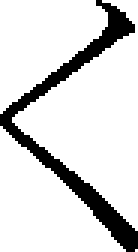
#> input picture templates/hiragana/mincho/12367.bmp, 46 x 84 px (shown 3 times larger)
$ python -i recognize.py   (imports and definitions only)   (Python 2 division)   (older library calls are emulated)
#> lines starting #> are read from the running program, lines starting #| are printed output that depends on the picture; after the words box and inside, x2 and y2 are one past the last pixel; in counts of white or black regions, pixels touching at a corner belong together
  # -*- coding: utf-8 -*-
from PIL import Image
from PIL import ImageChops
from PIL import ImageOps
from sys import argv
from islands import find_islands
import psycopg2
from os import listdir
from time import clock
import split_images

AVG_BIG_TEMPLATE_HEIGHT = 80
THRESHOLD_OFFSET = 20
verbose = True
LAST_TIME = None
TOTAL_TIME = []
ISLAND_MODE = True
mode = None

# [1 line that did not run here, left out]
# [1 line that did not run here, left out]

if len(argv) == 3:
    script, img, mode = argv

# [5 lines left out: function open_threshold_save, not called in this run]

def save_image(im, filename, filetype):
    im.save(filename, filetype)

# [324 lines left out: functions sample_corners, resize_image, threshold_image, crop_image, process_image, compare_to_template and 7 more, not called in this run]

def print_total_time():
    global TOTAL_TIME
    print "\nTotal time:", sum(TOTAL_TIME)

# [59 lines left out: functions ocr_image, main, not called in this run]

# [2 lines not run here, left out]

>>> from PIL import Image
>>> picture = Image.open('../templates/hiragana/mincho/12367.bmp')
#> picture is the input picture: PIL image 46x84 L; 85% white; 1 black region, box (x1, y1, x2, y2) and area: (0, 0, 46, 84) 578
>>> result = ocr_image(picture)
#> in sample_corners, `pixel_data = list(im.getdata())`: pixel_data = 3864 values, max 255 at index 0, min 0 at index 32, mean 216.9
#> in sample_corners, `im_avg = sum(pixel_data)/len(pixel_data) - THRESHOLD_OFFSET`: im_avg = 196
#> in sample_corners, `corner_data = list(corner1.getdata()) + list(corner2.getdata()) + list..`: corner_data = 36 values, max 255 at index 0, min 0 at index 27, mean 198.3
#> in sample_corners, `corner_avg = sum(corner_data)/len(corner_data) - THRESHOLD_OFFSET`: corner_avg = 178
#> in ocr_image, `im = ImageChops.invert(im)`: im: PIL image 46x84 L; 15% white; 1 white region, box (x1, y1, x2, y2) and area: (0, 0, 46, 84) 578
#> in process_image, `pixel_data = list(im.getdata())`: pixel_data = 3864 values, max 255 at index 32, min 0 at index 0, mean 38.14
#> in process_image, `avg = sum(pixel_data)/len(pixel_data) - THRESHOLD_OFFSET`: avg = 18
#> in resize_image, `im.thumbnail(size, Image.ANTIALIAS)`:
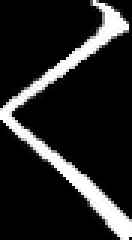
#> im: PIL image 44x80 L (shown 3 times larger); min 0, max 255, mean 37.9
#> after the loop in threshold_image, `for i in range(im_y):`:
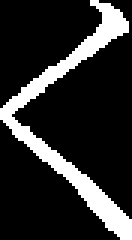
#> im: PIL image 44x80 L (shown 3 times larger); 17.6% white; 1 white region, box (x1, y1, x2, y2) and area: (0, 0, 44, 80) 621
#> after the loop in threshold_image, `for i in range(im_y):`: black_pixels = 2899 pairs, first value 0 to 43, second value 0 to 79
#> in crop_image, `upper = black_pixels[0][1]`: upper = 0
#> in crop_image, `lower = black_pixels[-1][1]`: lower = 79
#> the loop in crop_image, `for x, y in black_pixels:` made 2899 passes
#> after the loop in crop_image, `for x, y in black_pixels:`: max_x = 43; min_x = 0
#> in crop_image, `box = (min_x, upper, max_x+1, lower+1)`: box = (0, 0, 44, 80)
#> (the run stopped early here; a loop or call above may not have finished)

$ run again, on templates/hiragana/mincho/12416.bmp
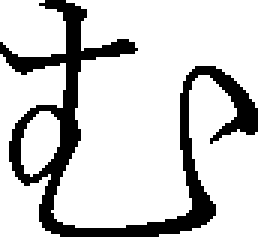
#> input picture templates/hiragana/mincho/12416.bmp, 86 x 79 px (shown 3 times larger)
#> picture is the input picture: PIL image 86x79 L; 80.6% white; 1 black region, box (x1, y1, x2, y2) and area: (0, 0, 86, 79) 1318
#> in sample_corners, `pixel_data = list(im.getdata())`: pixel_data = 6794 values, max 255 at index 0, min 0 at index 15, mean 205.5
#> im_avg = 185
#> corner_data = 36 values from 255 to 255
#> corner_avg = 235
#> avg = 185
#> in resize_image, `out = im.resize((int(im_x*big_ratio), int(im_y*big_ratio)), Image.ANTI..`:
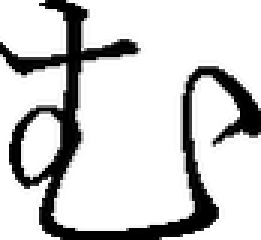
#> out: PIL image 87x80 L (shown 3 times larger); min 0, max 255, mean 205.5
#> after the loop in threshold_image, `for i in range(im_y):`:
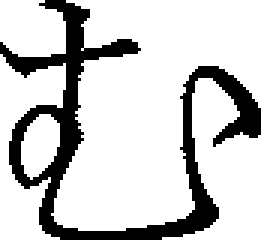
#> im: PIL image 87x80 L (shown 3 times larger); 79.5% white; 1 black region, box (x1, y1, x2, y2) and area: (0, 0, 87, 80) 1429
#> after the loop in threshold_image, `for i in range(im_y):`: black_pixels = 1429 pairs, first value 0 to 86, second value 0 to 79
#> upper = 0
#> lower = 79
#> the loop in crop_image, `for x, y in black_pixels:` made 1429 passes
#> after the loop in crop_image, `for x, y in black_pixels:`: max_x = 86; min_x = 0
#> box = (0, 0, 87, 80)
#> the loop in ocr_image, `for i in reversed(range(len(input_imgs))):` made 1 pass

$ run again, on templates/hiragana/mincho/12431.bmp
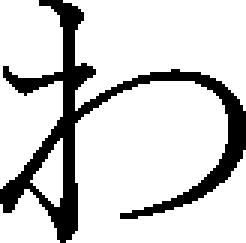
#> input picture templates/hiragana/mincho/12431.bmp, 82 x 81 px (shown 3 times larger)
#> picture is the input picture: PIL image 82x81 L; 81.9% white; 1 black region, box (x1, y1, x2, y2) and area: (0, 0, 82, 81) 1200
#> in sample_corners, `pixel_data = list(im.getdata())`: pixel_data = 6642 values, max 255 at index 0, min 0 at index 13, mean 208.9
#> im_avg = 188
#> corner_data = 36 values from 255 to 255
#> corner_avg = 235
#> avg = 188
#> in resize_image, `im.thumbnail(size, Image.ANTIALIAS)`:
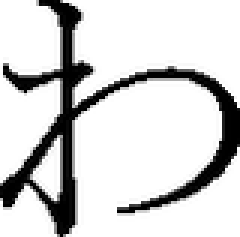
#> im: PIL image 80x79 L (shown 3 times larger); min 0, max 255, mean 209.1
#> after the loop in threshold_image, `for i in range(im_y):`:
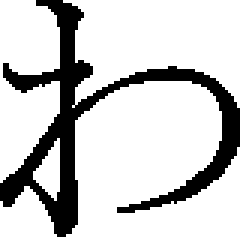
#> im: PIL image 80x79 L (shown 3 times larger); 79.3% white; 1 black region, box (x1, y1, x2, y2) and area: (0, 0, 80, 79) 1306
#> after the loop in threshold_image, `for i in range(im_y):`: black_pixels = 1306 pairs, first value 0 to 79, second value 0 to 78
#> upper = 0
#> lower = 78
#> the loop in crop_image, `for x, y in black_pixels:` made 1306 passes
#> after the loop in crop_image, `for x, y in black_pixels:`: max_x = 79; min_x = 0
#> box = (0, 0, 80, 79)
#> the loop in ocr_image, `for i in reversed(range(len(input_imgs))):` made 1 pass

$ run again, on templates/hiragana/mincho/あ.bmp
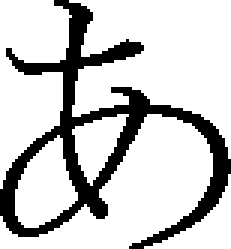
#> input picture templates/hiragana/mincho/あ.bmp, 77 x 83 px (shown 3 times larger)
#> picture is the input picture: PIL image 77x83 L; 78.7% white; 1 black region, box (x1, y1, x2, y2) and area: (0, 0, 77, 83) 1361
#> in sample_corners, `pixel_data = list(im.getdata())`: pixel_data = 6391 values, max 255 at index 0, min 0 at index 18, mean 200.7
#> im_avg = 180
#> corner_data = 36 values from 255 to 255
#> corner_avg = 235
#> avg = 180
#> in resize_image, `im.thumbnail(size, Image.ANTIALIAS)`:
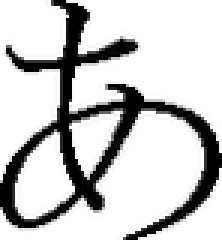
#> im: PIL image 74x80 L (shown 3 times larger); min 0, max 255, mean 200.6
#> after the loop in threshold_image, `for i in range(im_y):`:
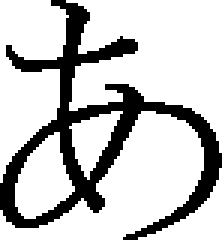
#> im: PIL image 74x80 L (shown 3 times larger); 77% white; 1 black region, box (x1, y1, x2, y2) and area: (0, 0, 74, 80) 1363
#> after the loop in threshold_image, `for i in range(im_y):`: black_pixels = 1363 pairs, first value 0 to 73, second value 0 to 79
#> upper = 0
#> lower = 79
#> the loop in crop_image, `for x, y in black_pixels:` made 1363 passes
#> after the loop in crop_image, `for x, y in black_pixels:`: max_x = 73; min_x = 0
#> box = (0, 0, 74, 80)
#> the loop in ocr_image, `for i in reversed(range(len(input_imgs))):` made 1 pass
